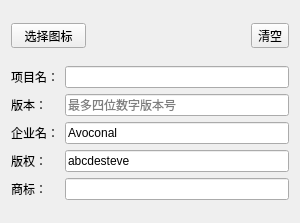
<?xml version="1.0" encoding="UTF-8"?>
<ui version="4.0">
 <class>copyright</class>
 <widget class="QWidget" name="copyright">
  <property name="geometry">
   <rect>
    <x>0</x>
    <y>0</y>
    <width>300</width>
    <height>223</height>
   </rect>
  </property>
  <property name="windowTitle">
   <string>Form</string>
  </property>
  <layout class="QVBoxLayout" name="verticalLayout">
   <item>
    <layout class="QHBoxLayout" name="horizontalLayout">
     <item>
      <widget class="QToolButton" name="btn_select_icon">
       <property name="maximumSize">
        <size>
         <width>75</width>
         <height>16777215</height>
        </size>
       </property>
       <property name="text">
        <string>选择图标</string>
       </property>
      </widget>
     </item>
     <item>
      <widget class="QLabel" name="label_icon_path">
       <property name="text">
        <string/>
       </property>
       <property name="wordWrap">
        <bool>true</bool>
       </property>
      </widget>
     </item>
     <item>
      <widget class="QLabel" name="label_icon_preview">
       <property name="sizePolicy">
        <sizepolicy hsizetype="Maximum" vsizetype="Maximum">
         <horstretch>0</horstretch>
         <verstretch>0</verstretch>
        </sizepolicy>
       </property>
       <property name="text">
        <string/>
       </property>
      </widget>
     </item>
     <item>
      <widget class="QToolButton" name="btn_clear_icon">
       <property name="text">
        <string>清空</string>
       </property>
      </widget>
     </item>
    </layout>
   </item>
   <item>
    <layout class="QGridLayout" name="gridLayout">
     <item row="2" column="0">
      <widget class="QLabel" name="label_company">
       <property name="text">
        <string>企业名：</string>
       </property>
      </widget>
     </item>
     <item row="2" column="1">
      <widget class="QLineEdit" name="lineedit_company">
       <property name="text">
        <string>Avoconal</string>
       </property>
      </widget>
     </item>
     <item row="3" column="0">
      <widget class="QLabel" name="label_copyright">
       <property name="text">
        <string>版权：</string>
       </property>
      </widget>
     </item>
     <item row="1" column="1">
      <widget class="QLineEdit" name="lineedit_version">
       <property name="placeholderText">
        <string>最多四位数字版本号</string>
       </property>
      </widget>
     </item>
     <item row="3" column="1">
      <widget class="QLineEdit" name="lineedit_copyright">
       <property name="text">
        <string>abcdesteve</string>
       </property>
      </widget>
     </item>
     <item row="0" column="1">
      <widget class="QLineEdit" name="lineedit_project"/>
     </item>
     <item row="4" column="1">
      <widget class="QLineEdit" name="lineedit_trademark"/>
     </item>
     <item row="1" column="0">
      <widget class="QLabel" name="label_version">
       <property name="text">
        <string>版本：</string>
       </property>
      </widget>
     </item>
     <item row="0" column="0">
      <widget class="QLabel" name="label_project">
       <property name="text">
        <string>项目名：</string>
       </property>
      </widget>
     </item>
     <item row="4" column="0">
      <widget class="QLabel" name="label_trademark">
       <property name="text">
        <string>商标：</string>
       </property>
      </widget>
     </item>
    </layout>
   </item>
  </layout>
 </widget>
 <tabstops>
  <tabstop>btn_select_icon</tabstop>
  <tabstop>btn_clear_icon</tabstop>
  <tabstop>lineedit_project</tabstop>
  <tabstop>lineedit_version</tabstop>
  <tabstop>lineedit_company</tabstop>
  <tabstop>lineedit_copyright</tabstop>
  <tabstop>lineedit_trademark</tabstop>
 </tabstops>
 <resources/>
 <connections/>
</ui>
